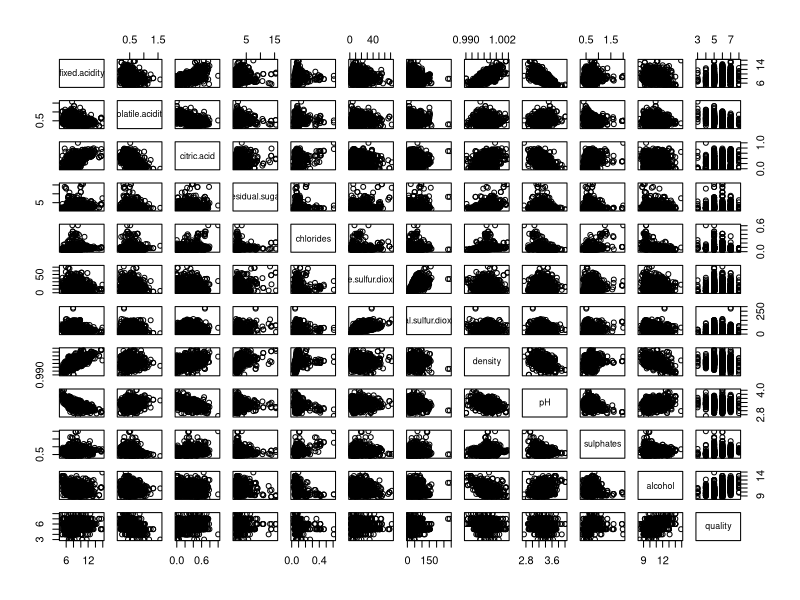
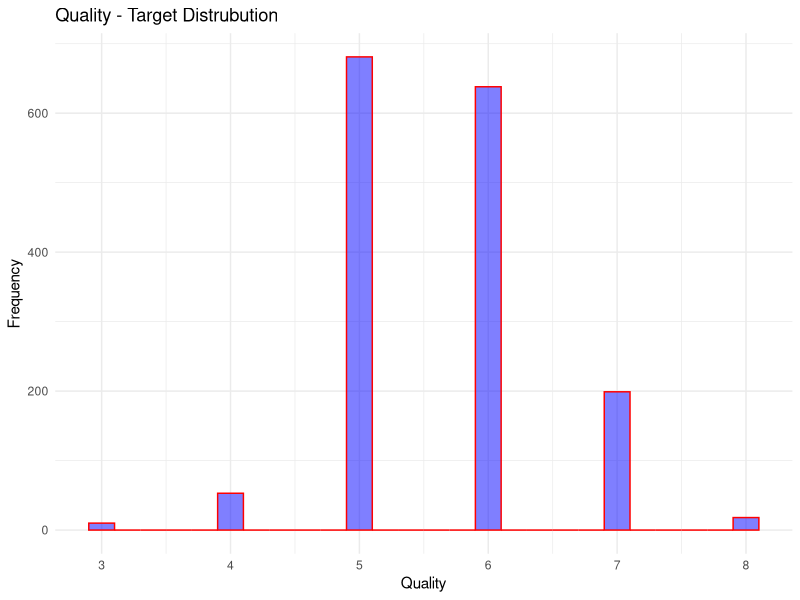

The R source for these figures, in order: (Note: this script raises an error after producing the figures.)
# Multi-Linear Regression
library(ggplot2)
#data description - https://archive.ics.uci.edu/dataset/186/wine+quality
data = read.csv("winequality-red-altered.csv",sep = ";")

head(data)
# Data Description 

summary(data)
plot(data)
#Check for missing data 
#The function complete.cases() returns a logical vector indicating which cases are complete.
# We have a logical not "!" operator in front of complete.cases to make it false condition
data[!complete.cases(data),]

ggplot(data, aes(x = quality)) +
  geom_histogram(binwidth = 0.2, fill = "blue", color = "red", alpha = 0.5) +
  labs(title = "Quality - Target Distrubution", x = "Quality", y = "Frequency") +  theme_minimal()
# Data Manipulation 
# Handling Missing Data 
nrow(data)
#Drop all the data where missing rows are their
non_missing_data <- na.omit(data)
nrow(non_missing_data)

#creating a new data frame to save values by imputation methods 
value_imputed <- data.frame(
  original_fixed.acidity = data$fixed.acidity,
  imputed_zero = replace(data$fixed.acidity, is.na(data$fixed.acidity), 0),
  imputed_mean = replace(data$fixed.acidity, is.na(data$fixed.acidity), mean(data$fixed.acidity, na.rm = TRUE)),
  imputed_median = replace(data$fixed.acidity, is.na(data$fixed.acidity), median(data$fixed.acidity, na.rm = TRUE))
)
value_imputed
#Compare Original with all other columns 

#we will be dropping all the missing columns and going ahead with the example
data <- na.omit(data)

# Transforming Categorical Data 
# as part of learning lets treat the one tep column to the dataset
#nrow(data)/2 to make sure we repeat only values to the length of the dataset
data$temp_cat <- rep(c("red_wine","white_wine"),nrow(data)/2)
data

#Step 1: Look for the categorical variables in the dataset 
summary(data)
#Step 2: Grab the Column from the dataset if its binary .i.e. two unique characters in column
data$Converted_catdata <- ifelse(data$temp_cat == "red_wine", 1, 0)
data$Converted_catdata
#If you have more then two variables consider using a library fastDummies
?cut()
sort(unique(data$quality))
data$multiple_cat_cols <- cut(data$quality,
              breaks =sort(unique(data$quality)),
              labels=c('Bad', 'OK', 'Good', 'Great',"Awesome"))

data$multiple_cat_cols

install.packages("fastDummies")
library(fastDummies)
data <- dummy_cols(data,select_columns = "multiple_cat_cols")
data

# Finding Correlation 
data <- non_missing_data
data

#default uses pearson correlation
cor(data)

round(cor(data),
      digits = 2 # rounded to 2 decimals
)

install.packages("corrplot")
library(corrplot)

corrplot(cor(data))

corrplot(cor(data),
         method = "number"
)
corrplot(cor(data),
         method = "number",
         type = "upper",
         # show only upper side
)
#if We find any two vectors are highly correlated, we can use any one of them to model based on the nature of data between them

# Modelling on Data 
mul_lm = lm(formula = quality ~ fixed.acidity + volatile.acidity +
              citric.acid + residual.sugar +
              chlorides + free.sulfur.dioxide +
              total.sulfur.dioxide + density +
              pH + sulphates+alcohol,
                  data = data)

summary(mul_lm)
length(mul_lm$residuals)
hist(mul_lm$residuals)
# Prediction Process 
apply(subset(data,select=-quality), 2, function(data) c(Mean=mean(data), Sd=sd(data)))
#We need to transpose the rows and columns 
?t
t(apply(subset(data,select=-quality), 2, function(data) c(Mean=mean(data), Sd=sd(data))))
sampling_data <- t(apply(subset(data,select=-quality), 2, function(data) c(Mean=mean(data), Sd=sd(data))))

data.frame(sampling_data)
sample_input <- data.frame(check.names = F)

#debugging purposes
for (i in 1:nrow(sampling_data)){
  print(sampling_data[i,][2])
  print(row.names(sampling_data)[i])
  print(rnorm(1, mean = sampling_data[i,][1], sd =sampling_data[i,][2]))
  break
}
temp = c()
for (i in 1:nrow(sampling_data)){
  tem = c(temp,rnorm(1, mean = sampling_data[i,][1], sd =sampling_data[i,][2]))
}
temp
temp <- data.frame(t(temp))
colnames(temp) <- colnames(subset(data,select=-quality))
temp
predict(mul_lm,temp)

#############################################
#WE WILL BE USING THE SAME SCRIPT TO DO STATISTICAL TESTS AFTER VISITING 
#HYPOTHESIS CONCEPTS BY CREATING TWO MODELS FROM TEH CORRELATION INFORMATION
